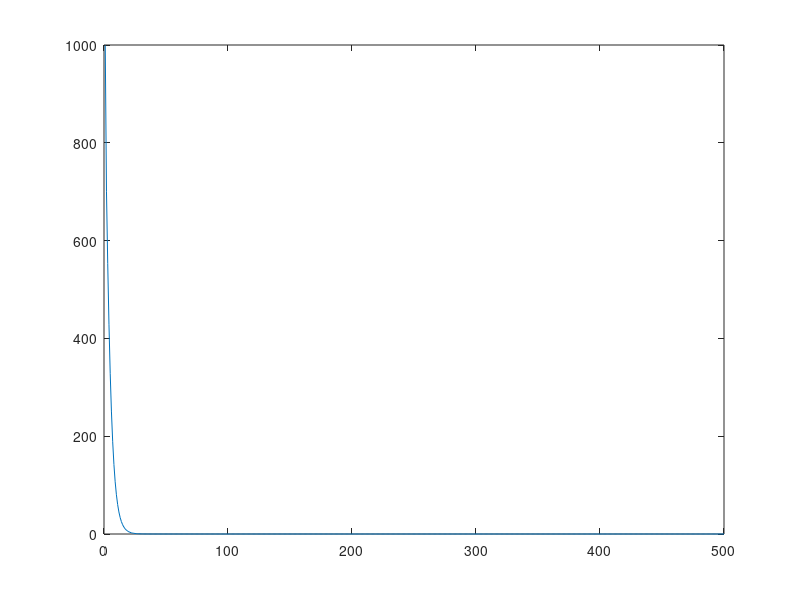

Here is the MATLAB script that generated this plot:

 %-0.5574    0.3004
%   -0.4439    0.2693
 %BP PID;
clear all;
close all;


%xite=0.20;
alpha=1;
sum=0;

%S=1;%Signal type

IN=3;H=2;Out=2; %NN Structure
yd=[1000 0];



wj =[  0.1    0.6    0.8
    0.2    0.3    0.9];
    %wi=2*rand(H,IN)-ones(5,4);
 %wi_1=wi;wi_2=wi;wi_3=wi;
 
wo =[ 0.5    0.7
    0.6    0.5];
 % wo=2*rand(Out,H)-ones(3,5);
%wo_1=wo;wo_2=wo;wo_3=wo;






% x=[0,0,0];
% du_1=0;
% u_1=0;u_2=0;u_3=0;u_4=0;u_5=0;
% y_1=0;y_2=0;y_3=0;

Oh=zeros(H,1); %Output from NN middle layer
I=Oh;


ts=0.001;
for k=1:1:500
time(k)=k*ts;


    xi=[1  0  1];  %

%step 1 calculate outputs of hidden layer

I=wj*xi';
for n=1:1:H
    J(n)=(1)/(1+exp(-I(n)));%Middle Layer 
end
K=wo*J'; %These values will appear at the input of the output layer. 

%Step-2 calculate outputs 
for i=1:1:Out
    Y(i)=K(i); %Getting output 
end
O1(k)=Y(1);O2(k)=Y(2);

yout=[O1(k) O2(k)];
%Step 3 calculate error
for n=1:1:Out
error(n)=yd(n)-yout(n);
end 
sum(k)=sqrt((error(1))^2 + (error(2))^2 );
%sum(k)=norm(error)


%Update the weights between the output layer and hidden layer. 
% a1=1/(1+exp(-Y(1)));
% B1=a1*(1-a1);
for i=1:1:Out
  a(i)=1/(1+exp(-Y(i))); 
  b(i)=a(i)*(1-a(i));
end


  wo(1)= wo(1) +  alpha*error(1)*b(1)*J(1);
     wo(3)= wo(3) +  alpha*error(1)*b(2)*J(1);
      wo(2)= wo(2) +   alpha*error(2)*b(1)*J(2); 
       wo(4)= wo(4) +  alpha*error(2)*b(2)*J(2);
%     wo(1)= wo(1) +  alfa*error(1)*B1*J(1)  ;
    
%      wo(3)= wo(3) +  alpha*error(1)*(exp(-Y(1))/((1+exp(-Y(1))^2))*J(1) ;
%       wo(2)= wo(2) +  alpha*error(2)*(exp(-Y(2))/(1+exp(-Y(2)^2))*J(2) ;
%        wo(4)= wo(4) +  alpha*error(2)*(exp(-Y(2))/(1+exp(-Y(2)^2))*J(2) ;
%        
     
       
       %Update the weights between the input layer and hidden layer. 
       
      wj(1)= wj(1)+ (wo(1)*error(1)+ wo(2)*error(2));
      wj(3)= wj(3)+ (wo(1)*error(1)+ wo(2)*error(2));
      wj(5)= wj(5)+ (wo(1)*error(1)+ wo(2)*error(2));
      wj(2)= wj(2)+ (wo(3)*error(1)+ wo(4)*error(2));
      wj(4)= wj(4)+ (wo(3)*error(1)+ wo(4)*error(2));
      wj(6)= wj(6)+ (wo(3)*error(1)+ wo(4)*error(2));
      
      disp(k)
      disp(yout);
     


end
plot(sum);
% figure(1);
% plot(time,rin,'r',time,yout,'b');
% xlabel('time(s)');ylabel('rin,yout');
% figure(2);
% plot(time,error,'r');
% xlabel('time(s)');ylabel('error');
% figure(3);
% plot(time,u,'r');
% xlabel('time(s)');ylabel('u');
% figure(4);
% subplot(311);
% plot(time,kp,'r');
% xlabel('time(s)');ylabel('kp');
% subplot(312);
% plot(time,ki,'g');
% xlabel('time(s)');ylabel('ki');
% subplot(313);
% plot(time,kd,'b');
% xlabel('time(s)');ylabel('kd');
% wi
% wo
% sum(k)
